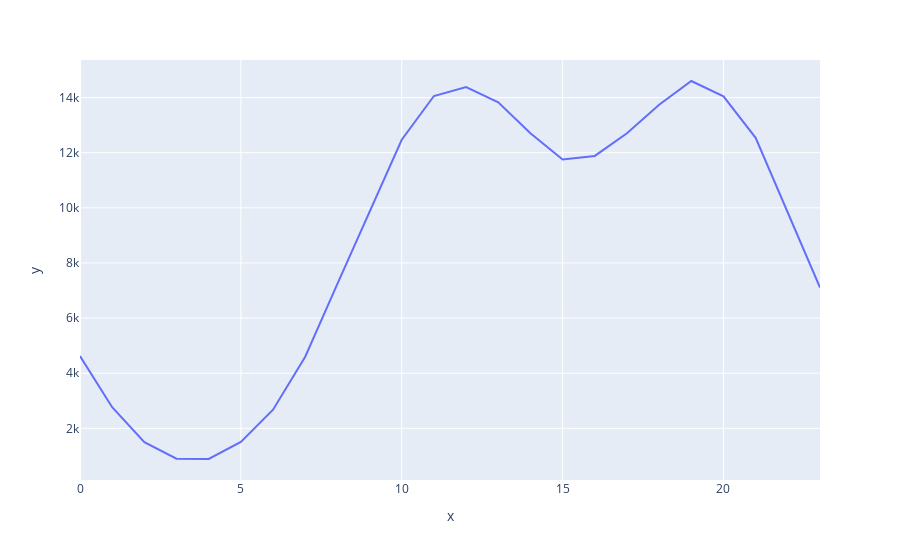

Notebook source saved alongside this figure:
### Code cell
hours = [hour for hour, df in df.groupby('Hour')]

px.line(df, x = hours, y = df.groupby(['Hour']).count().reset_index()['Quantity Ordered'])

### Figure 1 — Plotly figure (JSON) as saved in the notebook; plotly's stock layout.template omitted (floating-point values rounded to 4 significant figures)
{"data": [{"hovertemplate": "x=%{x}<br>y=%{y}<extra></extra>", "legendgroup": "", "line": {"color": "#636efa", "dash": "solid"}, "mode": "lines", "name": "", "orientation": "v", "showlegend": false, "type": "scatter", "x": [0, 1, 2, 3, 4, 5, 6, 7, 8, 9, 10, 11, 12, 13, 14, 15, 16, 17, 18, 19, 20, 21, 22, 23], "xaxis": "x", "y": [4623, 2766, 1498, 900, 888, 1505, 2677, 4598, 7244, 9888, 12470, 14056, 14378, 13828, 12706, 11755, 11883, 12703, 13737, 14601, 14047, 12538, 9856, 7109], "yaxis": "y"}], "layout": {"legend": {"tracegroupgap": 0}, "margin": {"t": 60}, "xaxis": {"anchor": "y", "domain": [0, 1], "title": {"text": "x"}}, "yaxis": {"anchor": "x", "domain": [0, 1], "title": {"text": "y"}}}}
